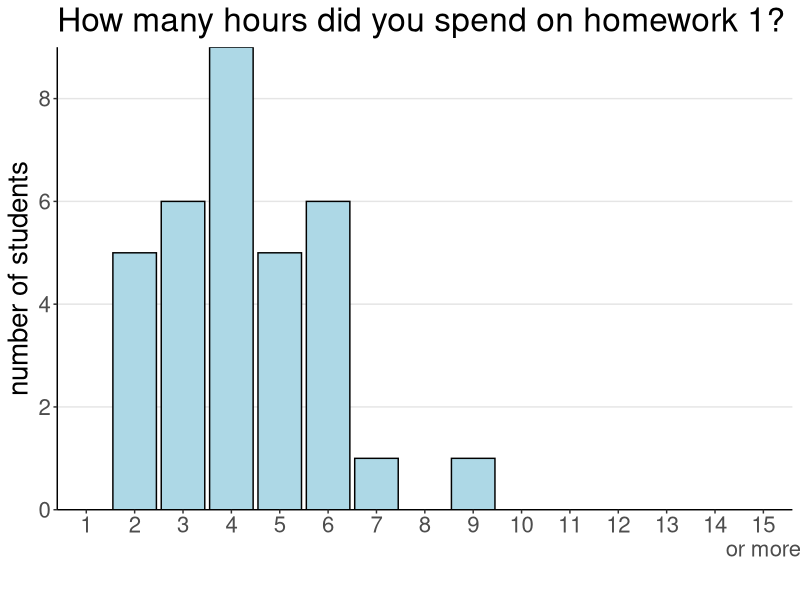

Write the R code that produced this figure.
## ---- chunk 1
library("knitr")
library("tidyverse")
opts_chunk$set(echo = TRUE)
theme_set(
  theme_classic() + 
    theme(
      text = element_text(size = 20),
      panel.grid.major.y = element_line(color = "gray90")
    ) 
)
## ---- chunk 2
df.hw1_hours = read.csv("how-many-hours-did-it-1.csv", header = F) %>%
  filter(row_number() > which(.$V2 == "Created At")) %>% 
  set_names(c("response", "date")) %>% 
  mutate(response = factor(response,
                           levels = c(1:14, "15\nor more"))) %>% 
  count(response) %>% 
  complete(response)

ggplot(data = df.hw1_hours,
       mapping = aes(x = response, y = n)) + 
  geom_bar(stat = "identity",
           fill = "lightblue",
           color = "black") +
  scale_y_continuous(breaks = seq(0, 50, 2),
                     expand = c(0, 0)) +
  labs(y = "number of students", x = "", title = "How many hours did you spend on homework 1?")
